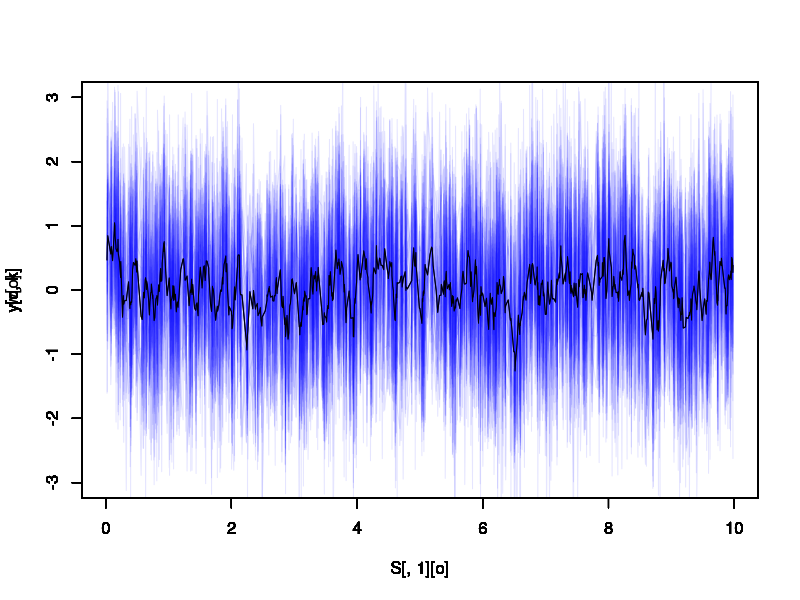

This figure's R source:
################################################################################
# Simulates A Gaussian Process 
################################################################################

################################################################################
# Settings
# Libraries

# Dimensions
D <- 1
# Grid Size
grid_size <- rep(10, D)
# Number of Points
K <- 25
M <- 100
N <- 1000
# Variance
s2  <- 1^2
t2  <- (1 / 3)^2
l2  <- (1 / 4)^2
################################################################################

################################################################################
# Point Locations
S <- matrix(data = NA, nrow = N, ncol = D)
for(n in 1:N){
  for(d in 1:D){
    S[n, d] <- runif(n = 1, max = grid_size[d])
  }
}
Sk <- matrix(data = NA, nrow = M, ncol = D)
for(d in 1:D){
  Sk[, d] <- seq(0, grid_size[d], length.out = M)
}
################################################################################

################################################################################
# Distance Matrix
DM <- matrix(data = 0, nrow = N, ncol = N)
for(n in 1:N){
  for(nn in 1:N){
    DM[n, nn] <- sum((S[n, ] - S[nn, ])^2)
  }
}
DM  <- sqrt(DM)
# Dkk
Dkk <- matrix(data = 0, nrow = M, ncol = M)
for(m in 1:M){
  for(mm in 1:M){
    Dkk[m, mm] <- sum((Sk[m, ] - Sk[mm, ])^2)
  }
}
Dkk <- sqrt(Dkk)
# Dks
Dks <- matrix(data = 0, nrow = M, ncol = N)
for(m in 1:M){
  for(n in 1:N){
    Dks[m, n] <- sum((Sk[m, ] - S[n, ])^2)
  }
}
Dks <- sqrt(Dks)
################################################################################

################################################################################
# Simulates
# Covariance Matrix
Soo <- t2 * exp(- DM / l2)
# Simulates Observations
y <- matrix(data = NA, nrow = N, ncol = K)
w <- as.vector(mvtnorm::rmvnorm(n = 1, sigma = Soo))
for(k in 1:K){
  y[, k] <- w + rnorm(n = N, sd = sqrt(s2))
}
################################################################################

################################################################################
# Plots
if(D == 1){
  # Plotting Dimensions
  ymax <- max(   3)
  ymin <- min(  -3)
  # Plotting Order
  o    <- order(S[,1])
  # Plots
  plot(x    = S[,1][o],
       y    = w[o],
       ylim = c(ymin, ymax),
       type = 'l')
  for(k in 1:K){
    par(new=TRUE)
    plot(x    = S[,1][o],
         y    = y[o, k],
         ylim = c(ymin, ymax),
         col  = rgb(0, 0, 1, 0.1),
         type = 'l')
  }
  par(new=TRUE)
  plot(x    = S[,1][o],
       y    = w[o],
       ylim = c(ymin, ymax),
       type = 'l')
} else {
  # Color Limits
  cmin <-  (4 * s2)
  cmax <- -(4 * s2)
  ylev <- (y - cmin) / (cmax - cmin)
  # Plotting Dimensions
  xmax <- max(S[, 1])
  xmin <- min(S[, 1])
  ymax <- max(S[, 2])
  ymin <- min(S[, 2])
  # Plotting Area
  plot(NULL,
       type = 'l',
       ylim = c(ymin, ymax),
       xlim = c(xmin, xmax),
       xlab = "",
       ylab = "",
       # xaxt = 'n',
       # yaxt = 'n',
       main = "")
  # Plots
  rect(xleft   = S[, 1] - 0.01,
       ybottom = S[, 2] - 0.01,
       xright  = S[, 1] + 0.01,
       ytop    = S[, 2] + 0.01,
       col     = rgb(ylev, 0, 1 - ylev),
       border  = NA)
}
################################################################################
